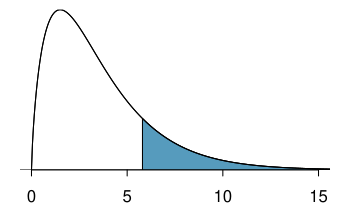

This chart was generated by the following R code:
library(openintro)
data(COL)

myPDF('chiSquareTail.pdf', 3.5, 2.1,
      mar = c(2, 1, 0.5, 1),
      mgp = c(3, 0.8, 0))
X <- seq(0, 25, 0.05)
Y <- dchisq(X, 3.5)

plot(X, Y, type = 'l', axes = FALSE, xlim = c(0, 15), yaxs="i")
axis(1)
these <- which(X > 5.79)
polygon(c(X[these[1]], X[these], X[rev(these)[1]]),
        c(0, Y[these], 0), col = COL[1])
lines(X, Y)
abline(h = 0)
dev.off()
